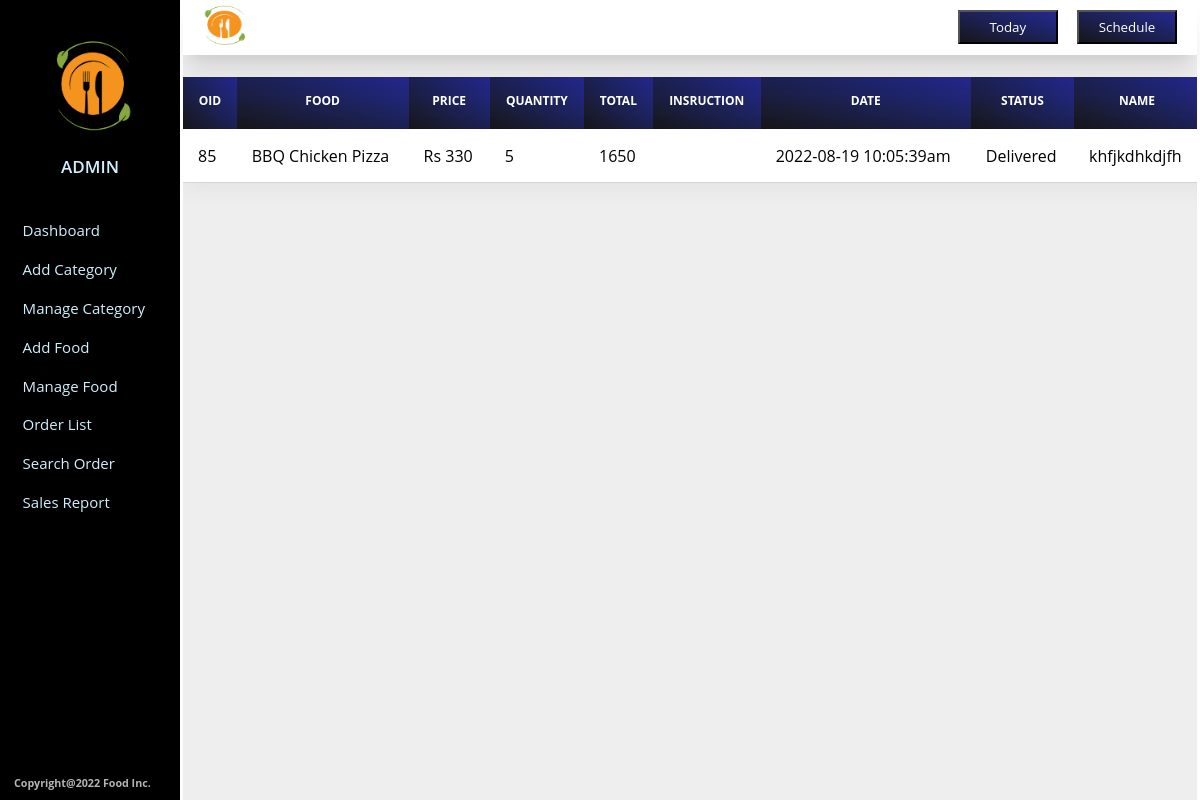
The app's page /admin/order-list.php (signed in) with its own data.
### tables this page shows
CREATE TABLE `order` (
  `oid` int(10) NOT NULL,
  `food` varchar(150) NOT NULL,
  `price` int(11) NOT NULL,
  `quantity` int(11) NOT NULL,
  `total` int(11) NOT NULL,
  `instruction` varchar(255) NOT NULL,
  `order-date` varchar(200) NOT NULL,
  `status` varchar(50) NOT NULL DEFAULT 'cart',
  `c-name` varchar(100) NOT NULL,
  `c-contact` varchar(20) NOT NULL,
  `c-address` varchar(150) NOT NULL,
  `email` varchar(120) NOT NULL
);

### admin/order-list.php (the view, shortened to what this page needs)
<?php
    include('../connect.php');
    ?>
<!DOCTYPE html>
<html>
<head>
    <link rel="stylesheet" type="text/css" href="../style.css">
</head>
<body>
    <div class="sidebar text-center">
        <img src="../images/logo.png">
        <br>
        <h4 style="font-size: 17px;font-weight: 600;color: rgb(206, 240, 253);">ADMIN</h4>
        <br>
        <div class="innerside">
            <a href="dashboard.php">Dashboard</a>
            <a href="add-category.php">Add Category</a>
            <a href="manage-category.php">Manage Category</a>
            <a href="add-food.php">Add Food</a>
            <a href="manage-food.php">Manage Food</a>
            <a href="order-list.php">Order List</a>
            <a href="searchorder.php">Search Order</a>
            <a href="salesreport.php">Sales Report</a>
        </div>
        <div style="bottom: 10px;left: 14px; position: fixed; color: #B4B4B4;">
            <h6>Copyright@2022 Food Inc.</h6>
        </div>
    </div>
    <div class="restlist">
        <div class="restheader">
            <img src="../images/logo.png" height="50px" width="60px" >
            <div class="restheaderbtn">
                <button id="today">Today</button>
                <button id="schedule">Schedule</button>
            </div>
        </div>
                <br>
        <div class="orderl">
            <table cellspacing="0">
                <tr>
                    <th >OID</th>
                    <th >FOOD</th>
                    <th >PRICE</th>
                    <th >QUANTITY</th>
                    <th >TOTAL</th>
                    <th >INSRUCTION</th>
                    <th >DATE</th>
                    <th >STATUS</th>
                    <th >NAME</th>
                </tr>
               <?php
                    $todaydate =  date("Y-m-d");
                    $q = "SELECT * FROM `order` WHERE status!='cart' and `order-date`  LIKE '$todaydate%:__:%' order by `oid` DESC";
                    $res = mysqli_query($con,$q);
                     $sn = 1;
                    if(mysqli_num_rows($res)>0){
                        while ($row = mysqli_fetch_assoc($res)) {
                            $oid = $row['oid'];
                            $food = $row['food'];
                            $price = "Rs ".$row['price'];
                            $quantity = $row['quantity'];
                            $total = $row['total'];
                            $instruction = $row['instruction'];
                            $date = $row['order-date'];
                            $status = $row['status'];
                            $name = $row['c-name'];
                            $sn++;
                            ?>
                            <tr style='<?php if($sn%2!=0) echo "background-color: #f5f5f5"?>'>
                                <td class="oidd"><?php echo $oid; ?>
                                <td><?php echo $food; ?></td>
                                <td><?php echo $price; ?></td>
                                <td><?php echo $quantity; ?></td>
                                <td><?php echo $total; ?></td>
                                <td><?php echo $instruction; ?></td>
                                <td><?php echo $date; ?></td>
                                <td class="statusbtn">
                                    <?php
                                        echo "<label class='label'>$status</label>";
                                    ?>
                                </td>
                                <td><?php echo $name; ?></td>
                            </tr>
                            <?php
                        }
                    }
                    else{
                        echo "
                            <tr>
                            <td colspan=8 class='text-center'>No Order Placed.</td>
                            </tr>
                        ";
                    }
                ?>
            </table>
        </div>
    </div>
     </body>
</html>

### style.css (style rules this page uses)
* { margin: 0; padding: 0; font-family:Open Sans,sans-serif; }
html { scroll-behavior: smooth; }
body { overflow-x: hidden; }
.text-center { text-align: center; }
.sidebar { width: 15%; height: 100vh; position: fixed; background-color: black; }
.sidebar img { position: relative; width: 110px; height: 110px; top: 30px; border-radius: 50%; object-fit: cover; object-position: 50% 50%; margin-bottom: 40px; }
.sidebar a { color: rgb(206, 240, 253); text-decoration: none; display: block; font-size: 15px; padding: 3% 3% 3% 10%; margin: 5% 1%; border-radius: 3px; }
.innerside { margin: 8% 2%; text-align: left; }
.restlist { width: 84.5%; min-height: 100vh; float: right; margin-right: 3px; background-color: #EEEEEE; }
.restheader { padding-left: 10px; height: 8%; box-shadow: rgba(0, 0, 0, 0.1) 0px 20px 25px -5px, rgba(0, 0, 0, 0.04) 0px 10px 10px -5px; position: relative; background-color: white; }
.restheaderbtn { position: absolute; right: 20px; top: 10px; }
.restheaderbtn button { width: 100px; background: transparent; background-image: linear-gradient(to right top, #16161a, #1a1c36, #1c2154, #1f2572, #272790); padding: 6px; color: white; margin-left: 15px; cursor: pointer; }
th,td { padding: 15px; }
th { background-image: linear-gradient(to right top, #16161a, #1a1c36, #1c2154, #1f2572, #272790); padding-bottom: 20px; font-size: 12px; color: white; }
td { background-image: linear-gradient(to right top, #eff4f9, #e6f4f7, #e0f3f1, #e0f1e5, #e7edd9); }

### admin/order-list.php (style rules this page uses)
.orderl { overflow-x: auto; min-height: 89vh; }
table { width: 155%; border-collapse: collapse; }
td { background-image: none; }
tr { background-color: white; box-shadow: rgba(0, 0, 0, 0.05) 0px 6px 24px 0px, rgba(0, 0, 0, 0.08) 0px 0px 0px 1px; }

### records on screen
order: oid "85", food "BBQ Chicken Pizza", price "Rs 330", quantity "5", total "1650", value "2022-08-19 10:05:39am", status "Delivered", value "khfjkdhkdjfh"
